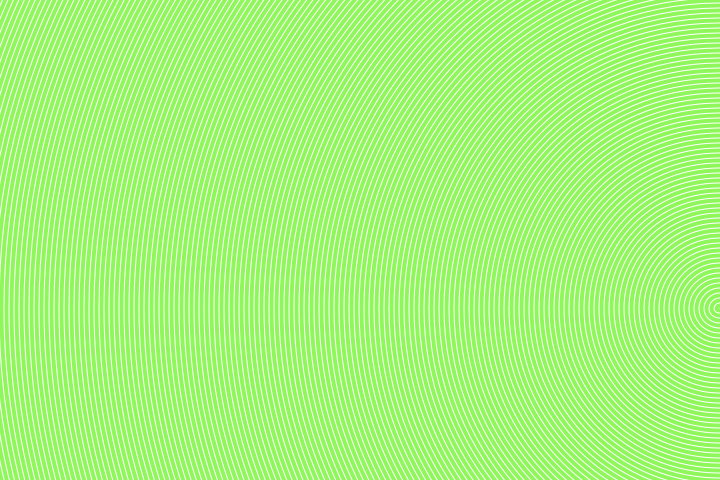
Frame 1 (no input)
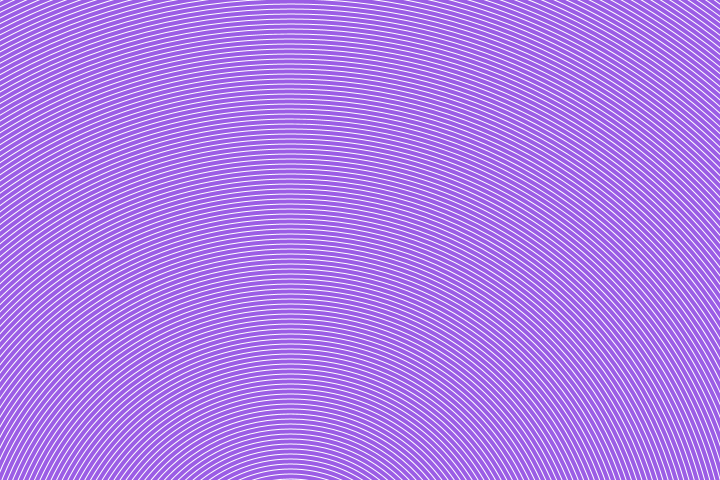
Frame 60 (the mouse pressed at the canvas centre just before this capture)
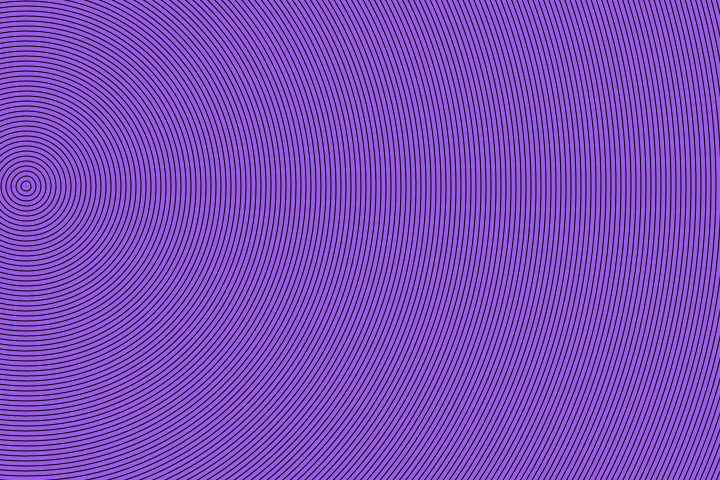
Frame 120 (the mouse held since frame 60 and released just before this capture)

The Processing sketch that drew these frames (run headless with seeded random() and noise(); from frame 60 on, the mouse is pressed at the canvas centre):

// Processing sketch: pattern31
// ── pattern31.pde
void setup()
{
  size(720, 480);
}

void draw()
{
  if ( frameCount % 56 < 5 )
  {
    background(255); // White background
  }
  else
  {
    background(0); // Black background
  }

  if (frameCount % 300 > 0 && frameCount % 300 < 50) // Change color every 5 seconds
  {
    stroke(#8FF75C); // Greenish color
  }
  else
  {
    stroke(155, 93, 229); // Purplish color
  }

  tile(int(cos(frameCount*(1/34.))*width/2+width/2), int(sin(frameCount*(1/34.))*300.+300), 5, 10);
}

void tile(int xpos, int ypos, int startSize, int stepIncrement)
{
  noFill();
  strokeWeight(4);
  int step = startSize;
  float angleIncrement = radians(2); // Increase this value to speed up the circles

  while(step < 2500)
  {
    circle(xpos, ypos, step);
    step = step + stepIncrement;
    xpos += cos(angleIncrement); // Update x position with the increased angle increment
    ypos += sin(angleIncrement); // Update y position with the increased angle increment
  }
}
